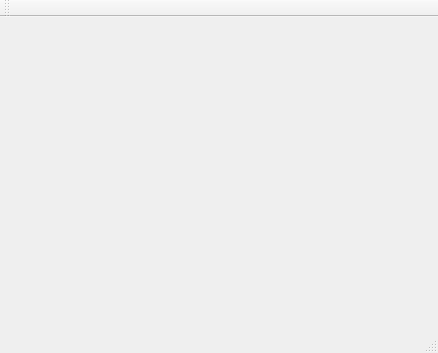
<?xml version="1.0" encoding="UTF-8"?>
<ui version="4.0">
 <class>kg</class>
 <widget class="QMainWindow" name="kg">
  <property name="geometry">
   <rect>
    <x>0</x>
    <y>0</y>
    <width>438</width>
    <height>353</height>
   </rect>
  </property>
  <property name="windowTitle">
   <string>kg</string>
  </property>
  <widget class="QWidget" name="centralWidget">
   <layout class="QGridLayout" name="gridLayout"/>
  </widget>
  <widget class="QMenuBar" name="menuBar">
   <property name="geometry">
    <rect>
     <x>0</x>
     <y>0</y>
     <width>438</width>
     <height>27</height>
    </rect>
   </property>
  </widget>
  <widget class="QToolBar" name="mainToolBar">
   <attribute name="toolBarArea">
    <enum>TopToolBarArea</enum>
   </attribute>
   <attribute name="toolBarBreak">
    <bool>false</bool>
   </attribute>
  </widget>
  <widget class="QStatusBar" name="statusBar"/>
 </widget>
 <layoutdefault spacing="6" margin="11"/>
 <resources/>
 <connections/>
</ui>
